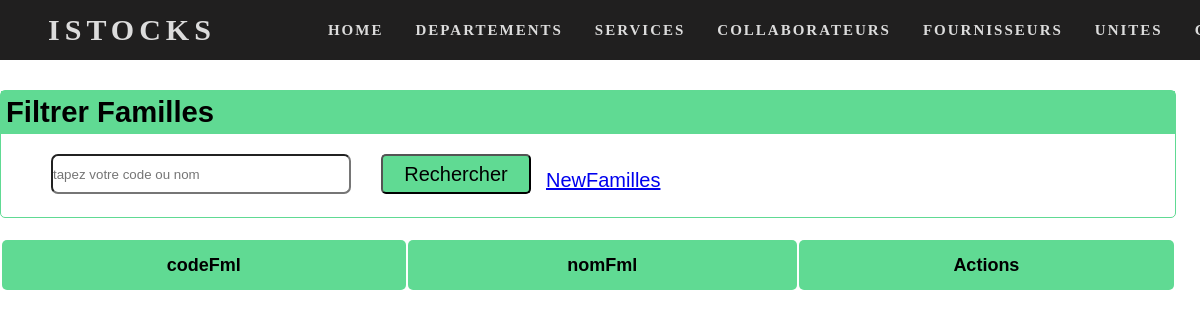
The page /Pages/GestionFamilleConsultation.php on the database as committed earlier.
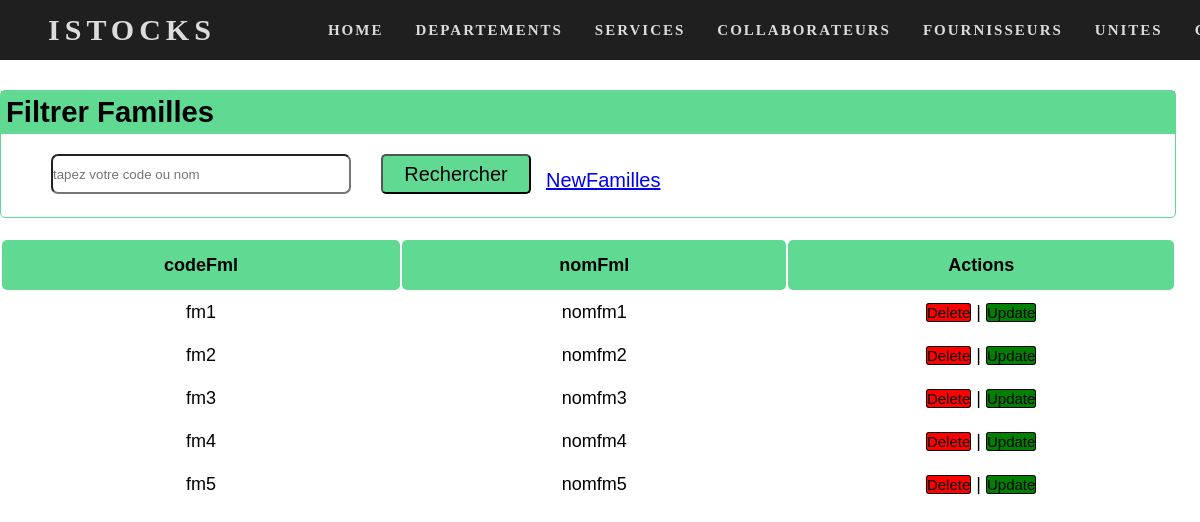
The same page on the database as committed later.
### tables this page shows
create table Familles (
    codeFml varchar(20),
    codeEntrFk varchar(20) null,
    nomFml varchar(80),
    description varchar(255),
    constraint pk primary key(codeFml,codeEntrFk)
);

### MyLibrery/connecter.php (called while the page is built, shortened)
<?php
function ExecuteReader($pdo,$req){
    return $pdo->query($req);
}
?>

### Pages/GestionFamilleConsultation.php (the view, shortened to what this page needs)
<?php
include("../myLibrery/head_istocks.php");
include("../myLibrery/connecter.php");
$dr_affiche=ExecuteReader($cnx,"select * from Familles");
?>
<br><br><br><br><br>
<div class="back">
    <form action="GestionFamilleConsultation.php" method="get" id="frm">
          <div class="part1">
            <div class="title">
               <H3> Filtrer Familles </H3>
            </div>
            <div class="text">
              <input type="text" name="codeFml" id="txt" placeholder="tapez votre code ou nom">
             <input type="submit" name="btn" value="Rechercher" id="button" >
             <a href="GestionFamille.php" id="new">NewFamilles</a>
             </div>
          </div>
             <table id="mytable" name="table">
                 <tr>
                   <th>codeFml</th>
                   <th>nomFml</th>
                   <th>Actions</th>
                 </tr>
                 <?php while($x=$dr_affiche->fetch()){?>
                <tr>
                    <td><?php echo($x['codeFml']); ?></td>
                    <td><?php echo($x['nomFml']); ?></td>
                    <td>
                    <a href="supFamille.php?codeFml=<?php echo($x['codeFml']); ?>&codeEntrFk=<?php echo($x['codeEntrFk']); ?>" onclick="return confirm('veuillez vraiment suprimer <?php echo($x['codeFml']); ?>');" value="<?php echo($x['codeFml']); ?>" class="D">Delete</a> |
                    <a href="EditFamille.php?codeFml=<?php echo($x['codeFml']); ?>&codeEntrFk=<?php echo($x['codeEntrFk']); ?>" onclick="return confirm('veuillez vraiment modifier <?php echo($x['codeFml']); ?>');"  class="E" value="<?php echo($x['codeFml']); ?>">Update</a>
                    </td>
                </tr>
               <?php }$dr_affiche->closeCursor(); ?>
             </table>
    </form>
</div>
</body>
</html>

### MyLibrery/head_istocks.php (shortened to what this page needs)
<!DOCTYPE html>
<html lang="en">
<head>
    <link rel="stylesheet" href="../css/style1.css">
</head>
<body>
    <nav>
    <div class="logo">
            <h4><a href="../index.php">Istocks</a></h4>
        </div>
        <ul class="nav-links">
            <li><a href="../index.php">Home</a></li>
            <li><a href="../Pages/Cslt_dep.php">departements</a></li>
            <li><a href="../Pages/Cslt_Services.php">services</a></li>
            <li><a href="../Pages/Cslt_Collabo.php">collaborateurs</a></li>
            <li><a href="../pages/GestionFournisseurs.php">Fournisseurs</a></li>
            <li><a href="../pages/GestionUnites.php">Unites</a></li>
            <li><a href="../pages/GestionCategories.php">Categories</a></li>
        </ul>
    </nav>

### css/style1.css (style rules this page uses)
* { padding: 0px; margin: 0px; box-sizing: border-box; }
nav { overflow: hidden; position: fixed; top:0; width: 100%; height: 60px; display: flex; justify-content: space-around; align-items: center; min-width: 8vh; font-family: Cambria, Cochin, Georgia, Times, 'Times New Roman', serif; background-color: rgb(32, 31, 31); }
.logo a { user-select: none; text-decoration: none; color: gainsboro; text-transform: uppercase; letter-spacing: 5px; font-size: 30px; }
.nav-links { display: flex; justify-content: space-around; width: 70%; }
.nav-links li { list-style: none; }
.nav-links a { user-select: none; font-size: 15px; text-decoration: none; padding: 22px 16px; color: gainsboro; text-decoration: none; letter-spacing: 2px; font-weight: bold; text-transform: uppercase; }

### Pages/GestionFamilleConsultation.php (style rules this page uses)
* { margin: 0; padding: 0; box-sizing: 0; }
.back { width: 100%; height: 500px; display: flex; flex-direction: column; font-family: 'Trebuchet MS', 'Lucida Sans Unicode', 'Lucida Grande', 'Lucida Sans', Arial, sans-serif; font-size: 25px; }
.back .part1 { display: flex; flex-direction: column; width: 98%; border:solid 1px rgb(96, 218, 147); border-radius: 5px; margin-bottom:20px; }
.back .part1 .title h3 { background-color: rgb(96, 218, 147) ; padding:5px; }
#new { margin:15px; }
.back .text { display: flex; flex-direction: row; margin: 20px 20px 10px 20px; }
.back .text #txt { width: 300px; height: 40px; border-radius:7px ; margin:0 30px; }
.back #button { height: 40px; width: 150px; cursor: pointer; border-radius: 5px; font-size: 20px; background-color: rgb(96, 218, 147) ; }
.back .text a { font-size: 20px; }
#mytable { width: 98%; text-align:center; font-size: 18px; cursor:pointer; }
#mytable td { padding:10px 0; }
#mytable th { height: 50px; padding:10px 20px; background-color: rgb(96, 218, 147); border-radius: 5px; }
#mytable tr td .D { list-style: none; border: 1px solid black; text-decoration: none; background-color: red; color: black; border-radius: 3px; font-size: 15px; }
#mytable tr td .E { list-style: none; border: 1px solid black; text-decoration: none; background-color: green; color: black; border-radius: 3px; font-size: 15px; }

Rows that differ between the two databases and show on the page:
added familles: codeFml "fm1", nomFml "nomfm1"
added familles: codeFml "fm2", nomFml "nomfm2"
added familles: codeFml "fm3", nomFml "nomfm3"
added familles: codeFml "fm4", nomFml "nomfm4"
added familles: codeFml "fm5", nomFml "nomfm5"
